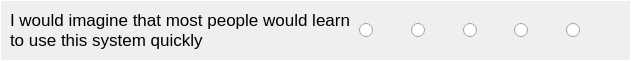
  <widget class="QFrame" name="frame_Q7">
   <property name="geometry">
    <rect>
     <x>60</x>
     <y>450</y>
     <width>631</width>
     <height>61</height>
    </rect>
   </property>
   <property name="styleSheet">
    <string notr="true">QFrame
{
border:1px solid white;
}

QRadioButton::indicator::checked
{ 
	border: 2px solid white; 
	border-radius: 6px; 
	background-color: rgb(225,67,19); 
	width: 10px; 
	height: 9px; 
}</string>
   </property>
   <property name="frameShape">
    <enum>QFrame::StyledPanel</enum>
   </property>
   <property name="frameShadow">
    <enum>QFrame::Raised</enum>
   </property>
   <widget class="QLabel" name="label_Text7">
    <property name="geometry">
     <rect>
      <x>10</x>
      <y>10</y>
      <width>341</width>
      <height>41</height>
     </rect>
    </property>
    <property name="font">
     <font>
      <family>Arial</family>
      <pointsize>13</pointsize>
     </font>
    </property>
    <property name="styleSheet">
     <string notr="true">QFrame
{
border:none;
}</string>
    </property>
    <property name="text">
     <string>&lt;html&gt;&lt;head/&gt;&lt;body&gt;&lt;p&gt;I would imagine that most people would learn to use this system quickly&lt;/p&gt;&lt;/body&gt;&lt;/html&gt;</string>
    </property>
    <property name="textFormat">
     <enum>Qt::RichText</enum>
    </property>
    <property name="wordWrap">
     <bool>true</bool>
    </property>
   </widget>
   <widget class="QFrame" name="frame_Choice7">
    <property name="geometry">
     <rect>
      <x>350</x>
      <y>10</y>
      <width>271</width>
      <height>41</height>
     </rect>
    </property>
    <property name="layoutDirection">
     <enum>Qt::LeftToRight</enum>
    </property>
    <property name="styleSheet">
     <string notr="true">QFrame
{
border:none;
}</string>
    </property>
    <property name="frameShape">
     <enum>QFrame::StyledPanel</enum>
    </property>
    <property name="frameShadow">
     <enum>QFrame::Raised</enum>
    </property>
    <layout class="QHBoxLayout" name="horizontalLayout_8">
     <item>
      <widget class="QRadioButton" name="quest7Ans1">
       <property name="layoutDirection">
        <enum>Qt::LeftToRight</enum>
       </property>
       <property name="text">
        <string/>
       </property>
      </widget>
     </item>
     <item>
      <widget class="QRadioButton" name="quest7Ans2">
       <property name="text">
        <string/>
       </property>
      </widget>
     </item>
     <item>
      <widget class="QRadioButton" name="quest7Ans3">
       <property name="text">
        <string/>
       </property>
      </widget>
     </item>
     <item>
      <widget class="QRadioButton" name="quest7Ans4">
       <property name="text">
        <string/>
       </property>
      </widget>
     </item>
     <item>
      <widget class="QRadioButton" name="quest7Ans5">
       <property name="layoutDirection">
        <enum>Qt::LeftToRight</enum>
       </property>
       <property name="text">
        <string/>
       </property>
      </widget>
     </item>
    </layout>
   </widget>
  </widget>
